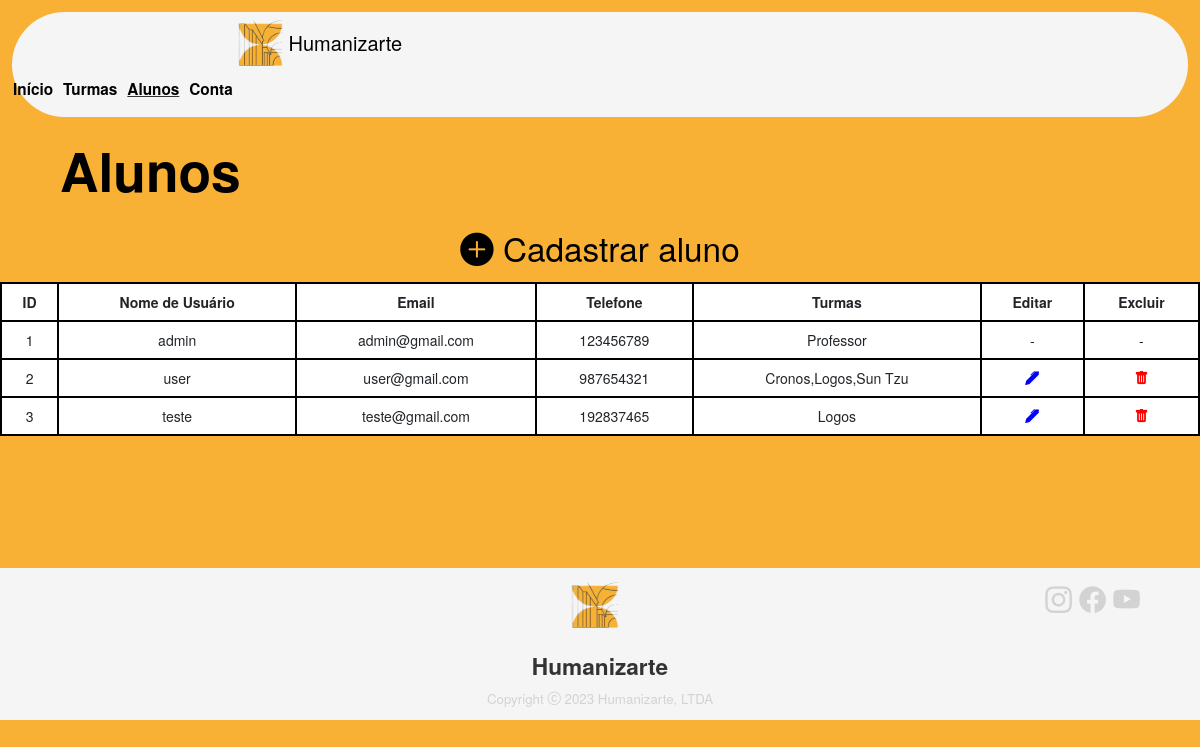
The page /PROFESSOR/alunos/alunos.php (signed in) on the database its author committed.
### tables this page shows
CREATE TABLE IF NOT EXISTS aluno (
    id_aluno INT NOT NULL AUTO_INCREMENT,
    nome VARCHAR(45) NOT NULL,
    email VARCHAR(45) NOT NULL,
    telefone VARCHAR(45) NOT NULL,
    senha VARCHAR(45) NOT NULL,
    status ENUM('ativado', 'desativado') NOT NULL DEFAULT 'ativado',
    PRIMARY KEY (id_aluno)
);

### PROFESSOR/alunos/alunos.php (the view, shortened to what this page needs)
<!DOCTYPE html>
<html lang="pt-br">
<head>
    <link rel="stylesheet" href="alunos.css">
  <link href="https://cdn.jsdelivr.net/npm/bootstrap@5.3.0-alpha2/dist/css/bootstrap.min.css" rel="stylesheet">
  <link rel="stylesheet" href="https://cdn.jsdelivr.net/npm/bootstrap-icons@1.10.3/font/bootstrap-icons.css">
  <link href="https://cdnjs.cloudflare.com/ajax/libs/font-awesome/4.7.0/css/font-awesome.min.css" rel="stylesheet"/>
  <link rel="stylesheet" href="https://maxcdn.bootstrapcdn.com/bootstrap/3.4.1/css/bootstrap.min.css">
</head>
<body>
<div class="navbar">
  <a class="navbar-logo" style="color: black; text-decoration: none; font-size: 15pt;">
    <img src="imagens/logo.png" href="alunos.php" width="50px" height="50px">
    Humanizarte
  </a>
  <nav class="lista-menu">
    <ul class="menu-items">
      <li><a href="../index/index.php">Início</a></li>
      <li><a href="../suas turmas/turmas.php">Turmas</a></li>
      <li id="atual"><a href="../alunos/alunos.php">Alunos</a></li>
      <li><a href="../conta/conta.php">Conta</a></li>
    </ul>
  </nav>
</div>
<div class="area-alunos">
    <h1>Alunos</h1>
<div class="botao-cadastro">
    <p><a href="cadastroAluno.html"><i class="bi bi-plus-circle-fill" id="add-aluno"></i> Cadastrar aluno</a></p>
</div>
<?php
include_once("../conn/sessao_usuarios.php");
include_once '../conn/auth.php';
$dsn = "mysql:host=$localhost;dbname=$banco;charset=utf8";
$user = "root";
$pass = "";
$sql = "SELECT aluno.id_aluno, aluno.nome, aluno.email, aluno.telefone, GROUP_CONCAT(turma.nome ORDER BY turma.nome ASC) AS nome_turmas
        FROM aluno
        LEFT JOIN aluno_turma ON aluno.id_aluno = aluno_turma.id_aluno
        LEFT JOIN turma ON aluno_turma.id_turma = turma.id_turma
        GROUP BY aluno.id_aluno";
try {
  $pdo = new PDO($dsn, $user, $pass);
  $stmt = $pdo->query($sql);
} catch (PDOException $e) {
  echo $e->getMessage();
}
$userIDLogado = isset($_SESSION['userID']) ? $_SESSION['userID'] : null;
$statusFilter = isset($_GET['status']) ? $_GET['status'] : 'ativado';
$sql = "SELECT aluno.id_aluno, aluno.nome, aluno.email, aluno.telefone, GROUP_CONCAT(turma.nome ORDER BY turma.nome ASC) AS nome_turmas
        FROM aluno
        LEFT JOIN aluno_turma ON aluno.id_aluno = aluno_turma.id_aluno
        LEFT JOIN turma ON aluno_turma.id_turma = turma.id_turma
        WHERE aluno.status = :status
        GROUP BY aluno.id_aluno";
try {
  $pdo = new PDO($dsn, $user, $pass);
  $stmt = $pdo->prepare($sql);
  $stmt->bindValue(':status', $statusFilter == 'ativado' ? 1 : 0, PDO::PARAM_INT);
  $stmt->execute();
} catch (PDOException $e) {
  echo $e->getMessage();
}
?>
<table class="table">
<tbody>
<tr>
  <th>ID</th>
  <th>Nome de Usuário</th>
  <th>Email</th>
  <th>Telefone</th>
  <th>Turmas</th>
  <th>Editar</th>
  <th>Excluir</th>
</tr>
<?php while ($row = $stmt->fetch(PDO::FETCH_ASSOC)) : ?>
<tr>
  <td><?php echo htmlspecialchars($row['id_aluno']); ?></td>
  <td><?php echo htmlspecialchars($row['nome']); ?></td>
  <td><?php echo htmlspecialchars($row['email']); ?></td>
  <td><?php echo htmlspecialchars($row['telefone']); ?></td>
  <td><?php echo htmlspecialchars($row['nome_turmas']); ?></td>
  <?php if ($row['id_aluno'] == $userIDLogado) : ?>
    <td>-</td>
    <td>-</td>
  <?php else : ?>
    <td>
      <p style="padding: 0; margin: 0;">
        <a href="update.php?id=<?php echo $row['id_aluno']; ?>" style="color: blue;">
          <i class="bi bi-pen-fill"></i>
        </a>
      </p>
    </td>
    <td>
      <form method="post" action="delete.php" onsubmit="return confirm('Tem certeza que deseja excluir este usuário?');">
        <button type="submit" name="excluir" style="border: none; background: none; color: red;">
          <i class="bi bi-trash-fill"></i>
        </button>
      </form>
    </td>
  <?php endif; ?>
</tr>
<?php endwhile; ?>
</tbody>
</table>
</div>
<footer class="rodape">
  <div class="roda-pe">
    <div class="contato">
      <i class="bi bi-instagram" id="ig-icon"></i>
      <i class="bi bi-facebook" id="fb-icon"></i>
      <i class="bi bi-youtube" id="yt-icon"></i>
    </div>
    <img src="imagens/logo.png" alt="Logo da humanizarte" id="logo-roda-pe">
    <h1>Humanizarte</h1>
    <p id="copyright">Copyright <i class="bi bi-c-circle"></i> 2023 Humanizarte, LTDA</p>
  </div>
</footer>
</body>
</html>

### PROFESSOR/alunos/alunos.css (style rules this page uses)
* { margin: 0; padding: 0; }
body { background: #F8B134 !important; font-family: Roboto; }
.navbar { background-color: whitesmoke; margin: 1%; border-radius: 100px !important; display: flex; justify-content: space-between; align-items: center; }
.navbar-logo { width: 50px; height: 50px; margin-right: 900px; display: flex; align-items: center; }
.navbar-logo img { margin-right: 5px; }
.lista-menu .menu-items { margin-top: 5%; font-size: 11.5pt; font-weight: bold; display: flex; list-style: none; padding: 0; margin-left: auto; }
.lista-menu .menu-items li { margin-right: 10px; }
.lista-menu .menu-items li a { color: black; text-decoration: none; }
#atual { text-decoration: underline !important; }
.area-alunos h1 { font-size: 40pt; margin-top: 2%; margin-bottom: 2%; margin-left: 5%; color: black; font-weight: bold; }
.botao-cadastro { justify-content: center; display: flex; font-size: 20pt; }
.botao-cadastro a { color: black; font-size: 25pt; text-decoration: none; }
.table tr, table th, table td { border: 2px solid black; text-align: center; background-color: whitesmoke; }
.table { background-color: whitesmoke; }
.rodape { background-color: whitesmoke; text-align: center; margin-top: 11%; font-size: 10pt; margin-bottom: -2%; }
.roda-pe h1 { font-size: 17pt; font-weight: 600; margin-top: 2%; }
.roda-pe #logo-roda-pe { width: 50px; height: 50px; margin-top: 1%; margin-right: -13%; }
.roda-pe #copyright { color: lightgray; font-weight: 500; margin-top: 0; padding-bottom: 1%; }
.roda-pe .contato { float: right; margin: 1%; margin-right: 5%; color: lightgray; font-size: 20pt; }

### rows shown on the page
aluno: id_aluno "1", nome "admin", email "admin@gmail.com", telefone "123456789", nome_turmas "Professor"
aluno: id_aluno "2", nome "user", email "user@gmail.com", telefone "987654321", nome_turmas "Cronos,Logos,Sun Tzu"
aluno: id_aluno "3", nome "teste", email "teste@gmail.com", telefone "192837465", nome_turmas "Logos"
